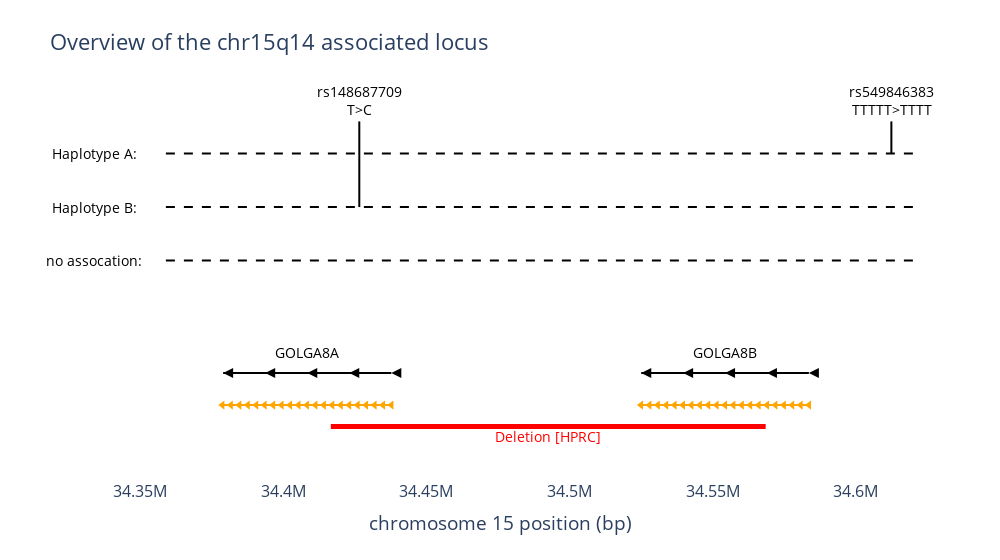

Write notebook code for a chart like this one.
### Code cell
major_variant = "AT>A"
major_haplotype_tag = 34612468
minor_variant = "T>C"
minor_haplotype_tag = 34426625

golga8a_left = 34379068
golga8a_right = 34437808
golga8a_length = golga8a_right - golga8a_left
golga8b_left = 34525095
golga8b_right = 34583651
golga8b_length = golga8b_right - golga8b_left

segdup_a = [34378802, 34437851]
segdup_b = [34525014, 34583697]

deletion = [34416680, 34568563]

repeat_expansion = 34419425

left = golga8a_left - 20000
right = major_haplotype_tag + 10000

height_major = 20.5
height_minor = 15.5
height_no_cctt = 10.5
height_no = 5.5

fig = go.Figure(
    data=[
        go.Scatter(
            x=[
                golga8a_left,
                golga8a_left + golga8a_length * 1 / 4,
                (golga8a_left + golga8a_right) / 2,
                golga8a_left + golga8a_length * 3 / 4,
                golga8a_right,
            ],
            y=[0, 0, 0, 0, 0],
            mode="lines+markers",
            name="GOLGA8A",
            line=dict(color="black"),
            marker=dict(size=10, symbol="arrow-left"),
        ),
        go.Scatter(
            x=[
                golga8b_left,
                golga8b_left + golga8b_length * 1 / 4,
                (golga8b_left + golga8b_right) / 2,
                golga8b_left + golga8b_length * 3 / 4,
                golga8b_right,
            ],
            y=[0, 0, 0, 0, 0],
            mode="lines+markers",
            name="GOLGA8B",
            line=dict(color="black"),
            marker=dict(size=10, symbol="arrow-left"),
        ),
        # show the deletion as a thick red bar
        go.Scatter(
            x=[deletion[0], deletion[1]],
            y=[-5, -5],
            mode="lines",
            name="deletion",
            line=dict(color="red", width=5),
        ),
        go.Scatter(
            x=[
                segdup_a[0],
                segdup_a[0] + (segdup_a[1] - segdup_a[0]) * 1 / 20,
                segdup_a[0] + (segdup_a[1] - segdup_a[0]) * 2 / 20,
                segdup_a[0] + (segdup_a[1] - segdup_a[0]) * 3 / 20,
                segdup_a[0] + (segdup_a[1] - segdup_a[0]) * 4 / 20,
                segdup_a[0] + (segdup_a[1] - segdup_a[0]) * 5 / 20,
                segdup_a[0] + (segdup_a[1] - segdup_a[0]) * 6 / 20,
                segdup_a[0] + (segdup_a[1] - segdup_a[0]) * 7 / 20,
                segdup_a[0] + (segdup_a[1] - segdup_a[0]) * 8 / 20,
                segdup_a[0] + (segdup_a[1] - segdup_a[0]) * 9 / 20,
                segdup_a[0] + (segdup_a[1] - segdup_a[0]) * 10 / 20,
                segdup_a[0] + (segdup_a[1] - segdup_a[0]) * 11 / 20,
                segdup_a[0] + (segdup_a[1] - segdup_a[0]) * 12 / 20,
                segdup_a[0] + (segdup_a[1] - segdup_a[0]) * 13 / 20,
                segdup_a[0] + (segdup_a[1] - segdup_a[0]) * 14 / 20,
                segdup_a[0] + (segdup_a[1] - segdup_a[0]) * 15 / 20,
                segdup_a[0] + (segdup_a[1] - segdup_a[0]) * 16 / 20,
                segdup_a[0] + (segdup_a[1] - segdup_a[0]) * 17 / 20,
                segdup_a[0] + (segdup_a[1] - segdup_a[0]) * 18 / 20,
                segdup_a[0] + (segdup_a[1] - segdup_a[0]) * 19 / 20,
                segdup_a[1],
            ],
            y=[-3] * 21,
            mode="lines+markers",
            name="segmental duplication",
            line=dict(color="orange"),
            marker=dict(size=8, symbol="triangle-left"),
        ),
        go.Scatter(
            x=[
                segdup_b[0],
                segdup_b[0] + (segdup_b[1] - segdup_b[0]) * 1 / 20,
                segdup_b[0] + (segdup_b[1] - segdup_b[0]) * 2 / 20,
                segdup_b[0] + (segdup_b[1] - segdup_b[0]) * 3 / 20,
                segdup_b[0] + (segdup_b[1] - segdup_b[0]) * 4 / 20,
                segdup_b[0] + (segdup_b[1] - segdup_b[0]) * 5 / 20,
                segdup_b[0] + (segdup_b[1] - segdup_b[0]) * 6 / 20,
                segdup_b[0] + (segdup_b[1] - segdup_b[0]) * 7 / 20,
                segdup_b[0] + (segdup_b[1] - segdup_b[0]) * 8 / 20,
                segdup_b[0] + (segdup_b[1] - segdup_b[0]) * 9 / 20,
                segdup_b[0] + (segdup_b[1] - segdup_b[0]) * 10 / 20,
                segdup_b[0] + (segdup_b[1] - segdup_b[0]) * 11 / 20,
                segdup_b[0] + (segdup_b[1] - segdup_b[0]) * 12 / 20,
                segdup_b[0] + (segdup_b[1] - segdup_b[0]) * 13 / 20,
                segdup_b[0] + (segdup_b[1] - segdup_b[0]) * 14 / 20,
                segdup_b[0] + (segdup_b[1] - segdup_b[0]) * 15 / 20,
                segdup_b[0] + (segdup_b[1] - segdup_b[0]) * 16 / 20,
                segdup_b[0] + (segdup_b[1] - segdup_b[0]) * 17 / 20,
                segdup_b[0] + (segdup_b[1] - segdup_b[0]) * 18 / 20,
                segdup_b[0] + (segdup_b[1] - segdup_b[0]) * 19 / 20,
                segdup_b[1],
            ],
            y=[-3] * 21,
            mode="lines+markers",
            name="segmental duplication",
            line=dict(color="orange"),
            marker=dict(size=8, symbol="triangle-left"),
        ),
        go.Scatter(
            x=[major_haplotype_tag, major_haplotype_tag],
            y=[height_major, height_major + 3],
            mode="lines",
            name=major_variant,
            line=dict(color="black"),
        ),
        go.Scatter(
            x=[minor_haplotype_tag, minor_haplotype_tag],
            y=[height_minor, height_major + 3],
            mode="lines",
            name=minor_variant,
            line=dict(color="black"),
        ),
        go.Scatter(
            x=[left, right],
            y=[height_major, height_major],
            mode="lines",
            name="Haplotype A",
            line=dict(color="black", dash="dash"),
        ),
        go.Scatter(
            x=[left, right],
            y=[height_minor, height_minor],
            mode="lines",
            name="Haplotype B",
            line=dict(color="black", dash="dash"),
        ),
        go.Scatter(
            x=[left, right],
            y=[height_no_cctt, height_no_cctt],
            mode="lines",
            name="no association",
            line=dict(color="black", dash="dash"),
        ),
    ]
)

# also add text annotations to each element
fig.add_annotation(
    x=(golga8a_left+golga8a_right)/2,
    y=1,
    text="GOLGA8A",
    showarrow=False,
    yshift=10,
    font=dict(size=14, color="black"),
)
fig.add_annotation(
    x=(golga8b_left+golga8b_right)/2,
    y=1,
    text="GOLGA8B",
    showarrow=False,
    yshift=10,
    font=dict(size=14, color="black"),
)
fig.add_annotation(
    x=major_haplotype_tag,
    y=height_major + 4,
    text="rs549846383<br>TTTTT>TTTT",
    showarrow=False,
    yshift=10,
    font=dict(size=14, color="black"),
)
fig.add_annotation(
    x=left - 25000,
    y=height_major,
    text="Haplotype A:",
    showarrow=False,
    font=dict(size=14, color="black"),
)
fig.add_annotation(
    x=minor_haplotype_tag,
    y=height_major + 4,
    text="rs148687709<br>T>C",
    showarrow=False,
    yshift=10,
    font=dict(size=14, color="black"),
)

fig.add_annotation(
    x=left - 25000,
    y=height_minor,
    text="Haplotype B:",
    showarrow=False,
    font=dict(size=14, color="black"),
)

fig.add_annotation(
    x=left - 25000,
    y=height_no_cctt,
    text="no assocation:",
    showarrow=False,
    font=dict(size=14, color="black"),
)



# add an annotation for the deletion
fig.add_annotation(
    x=(deletion[0]+deletion[1])/2,
    y=-5,
    text="Deletion [HPRC]",
    showarrow=False,
    yshift=-10,
    font=dict(size=14, color="red"),
)

# create a legend like item for the repeat expansion




fig.update_xaxes(range=[left - 30000, right], title_text="chromosome 15 position (bp)")
fig.update_yaxes(range=[-10, height_major+5], showticklabels=False)
fig.update_layout(plot_bgcolor='white', width=1000, title="Overview of the chr15q14 associated locus", showlegend=False, font=dict(size=16))
fig.show()

### Figure 1 — Plotly figure (JSON) as saved in the notebook; plotly's stock layout.template omitted (floating-point values rounded to 4 significant figures)
{"data": [{"line": {"color": "black"}, "marker": {"size": 10, "symbol": "arrow-left"}, "mode": "lines+markers", "name": "GOLGA8A", "type": "scatter", "x": [34379068, 34393753, 34408438, 34423123, 34437808], "y": [0, 0, 0, 0, 0]}, {"line": {"color": "black"}, "marker": {"size": 10, "symbol": "arrow-left"}, "mode": "lines+markers", "name": "GOLGA8B", "type": "scatter", "x": [34525095, 34539734, 34554373, 34569012, 34583651], "y": [0, 0, 0, 0, 0]}, {"line": {"color": "red", "width": 5}, "mode": "lines", "name": "deletion", "type": "scatter", "x": [34416680, 34568563], "y": [-5, -5]}, {"line": {"color": "orange"}, "marker": {"size": 8, "symbol": "triangle-left"}, "mode": "lines+markers", "name": "segmental duplication", "type": "scatter", "x": [34378802, 34380000.0, 34380000.0, 34390000.0, 34390000.0, 34390000.0, 34400000.0, 34400000.0, 34400000.0, 34410000.0, 34410000.0, 34410000.0, 34410000.0, 34420000.0, 34420000.0, 34420000.0, 34430000.0, 34430000.0, 34430000.0, 34430000.0, 34437851], "y": [-3, -3, -3, -3, -3, -3, -3, -3, -3, -3, -3, -3, -3, -3, -3, -3, -3, -3, -3, -3, -3]}, {"line": {"color": "orange"}, "marker": {"size": 8, "symbol": "triangle-left"}, "mode": "lines+markers", "name": "segmental duplication", "type": "scatter", "x": [34525014, 34530000.0, 34530000.0, 34530000.0, 34540000.0, 34540000.0, 34540000.0, 34550000.0, 34550000.0, 34550000.0, 34550000.0, 34560000.0, 34560000.0, 34560000.0, 34570000.0, 34570000.0, 34570000.0, 34570000.0, 34580000.0, 34580000.0, 34583697], "y": [-3, -3, -3, -3, -3, -3, -3, -3, -3, -3, -3, -3, -3, -3, -3, -3, -3, -3, -3, -3, -3]}, {"line": {"color": "black"}, "mode": "lines", "name": "AT>A", "type": "scatter", "x": [34612468, 34612468], "y": [20.5, 23.5]}, {"line": {"color": "black"}, "mode": "lines", "name": "T>C", "type": "scatter", "x": [34426625, 34426625], "y": [15.5, 23.5]}, {"line": {"color": "black", "dash": "dash"}, "mode": "lines", "name": "Haplotype A", "type": "scatter", "x": [34359068, 34622468], "y": [20.5, 20.5]}, {"line": {"color": "black", "dash": "dash"}, "mode": "lines", "name": "Haplotype B", "type": "scatter", "x": [34359068, 34622468], "y": [15.5, 15.5]}, {"line": {"color": "black", "dash": "dash"}, "mode": "lines", "name": "no association", "type": "scatter", "x": [34359068, 34622468], "y": [10.5, 10.5]}], "layout": {"annotations": [{"font": {"color": "black", "size": 14}, "showarrow": false, "text": "GOLGA8A", "x": 34408438, "y": 1, "yshift": 10}, {"font": {"color": "black", "size": 14}, "showarrow": false, "text": "GOLGA8B", "x": 34554373, "y": 1, "yshift": 10}, {"font": {"color": "black", "size": 14}, "showarrow": false, "text": "rs549846383<br>TTTTT>TTTT", "x": 34612468, "y": 24.5, "yshift": 10}, {"font": {"color": "black", "size": 14}, "showarrow": false, "text": "Haplotype A:", "x": 34334068, "y": 20.5}, {"font": {"color": "black", "size": 14}, "showarrow": false, "text": "rs148687709<br>T>C", "x": 34426625, "y": 24.5, "yshift": 10}, {"font": {"color": "black", "size": 14}, "showarrow": false, "text": "Haplotype B:", "x": 34334068, "y": 15.5}, {"font": {"color": "black", "size": 14}, "showarrow": false, "text": "no assocation:", "x": 34334068, "y": 10.5}, {"font": {"color": "red", "size": 14}, "showarrow": false, "text": "Deletion [HPRC]", "x": 34490000.0, "y": -5, "yshift": -10}], "font": {"size": 16}, "plot_bgcolor": "white", "showlegend": false, "title": {"text": "Overview of the chr15q14 associated locus"}, "width": 1000, "xaxis": {"range": [34329068, 34622468], "title": {"text": "chromosome 15 position (bp)"}}, "yaxis": {"range": [-10, 25.5], "showticklabels": false}}}
